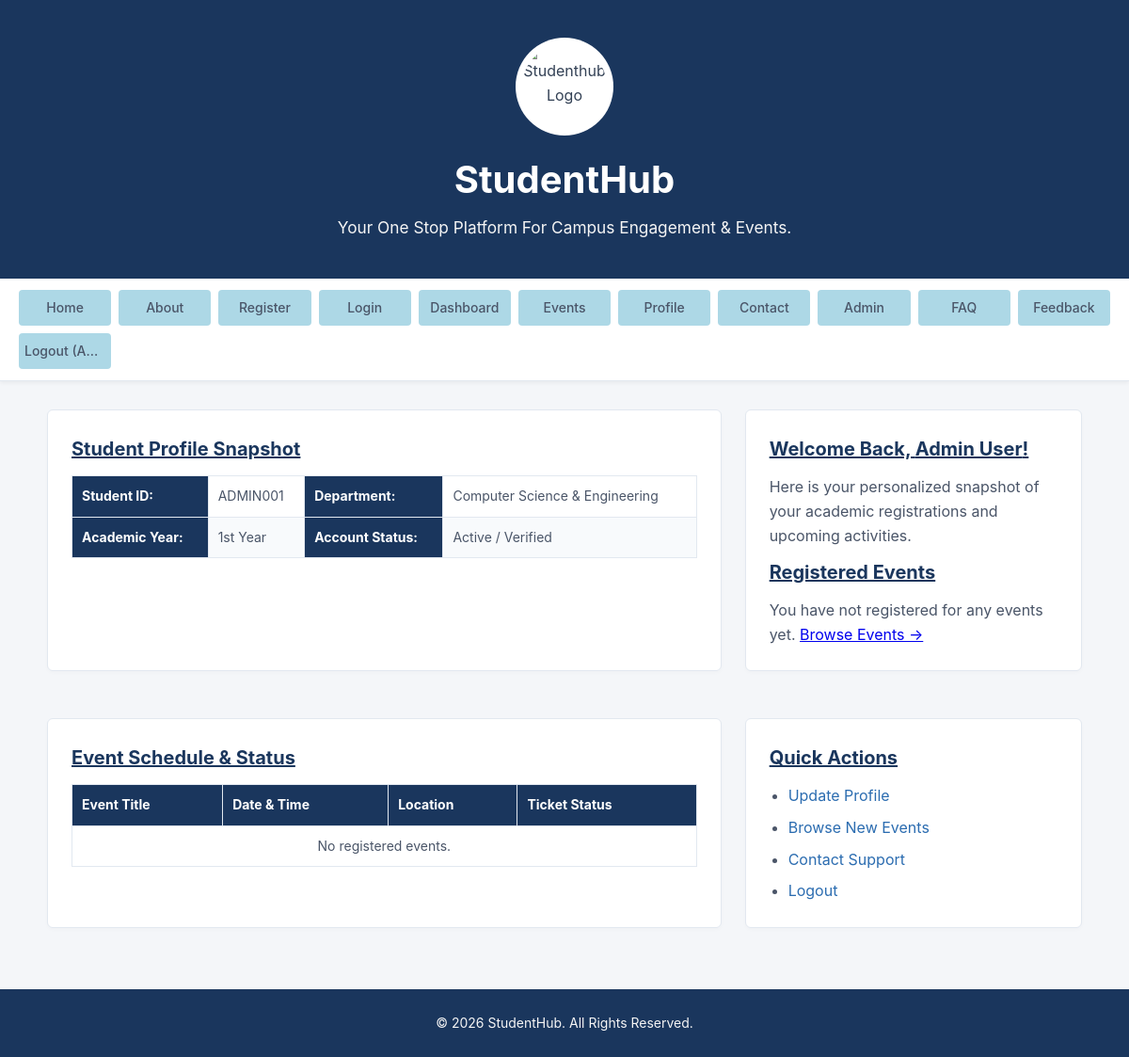
/pages/dashboard.php (signed in), run on the app's committed database.
### tables this page shows
CREATE TABLE IF NOT EXISTS users (
    id          INT UNSIGNED AUTO_INCREMENT PRIMARY KEY,
    fullname    VARCHAR(100) NOT NULL,
    email       VARCHAR(150) NOT NULL UNIQUE,
    mobile      VARCHAR(15) NOT NULL,
    gender      ENUM('Male','Female','Other') NOT NULL,
    password    VARCHAR(255) NOT NULL,
    studentid   VARCHAR(30) NOT NULL UNIQUE,
    department  ENUM('cs','it','ece','mech','business','arts') NOT NULL,
    year        ENUM('1','2','3','4','graduate') NOT NULL,
    interests   VARCHAR(255) DEFAULT '',
    role        ENUM('student','admin') NOT NULL DEFAULT 'student',
    created_at  DATETIME NOT NULL DEFAULT CURRENT_TIMESTAMP
);

### pages/dashboard.php (the view, shortened to what this page needs)
<?php
require_once __DIR__ . '/../php/db.php';
$uid  = $_SESSION['user_id'];
$stmt = $conn->prepare('SELECT * FROM users WHERE id=?');
$stmt->bind_param('i', $uid);
$stmt->execute();
$user = $stmt->get_result()->fetch_assoc();
$regs = $conn->prepare(
    'SELECT e.title,e.date,e.time,e.venue,r.status FROM registrations r
     JOIN events e ON r.event_id=e.id WHERE r.user_id=? ORDER BY e.date ASC'
);
$regs->bind_param('i', $uid);
$regs->execute();
$regEvents = $regs->get_result()->fetch_all(MYSQLI_ASSOC);
$dept = ['cs'=>'Computer Science & Engineering','it'=>'Information Technology','ece'=>'Electronics & Communication','mech'=>'Mechanical Engineering','business'=>'Business Administration','arts'=>'Arts & Humanities'];
$yr   = ['1'=>'1st Year','2'=>'2nd Year','3'=>'3rd Year','4'=>'4th Year','graduate'=>'Graduate / Post-Graduate'];
?>
<!DOCTYPE html>
<html lang="en">
<head>
    <link rel="stylesheet" href="/STUDENTHUB/css/style5.css">
</head>
<body>
    <header>
        <img src="/STUDENTHUB/images/logo.png" alt="Studenthub Logo" height="100">
        <h1>StudentHub</h1>
        <p>Your One Stop Platform For Campus Engagement &amp; Events.</p>
    </header>
    <nav>
        <div id="navLinks">
            <a href="/STUDENTHUB/pages/index.html" title="Home" target="_blank">Home</a>
            <a href="/STUDENTHUB/pages/about.html" title="About" target="_blank">About</a>
            <a href="/STUDENTHUB/pages/register.html" title="Register" target="_blank">Register</a>
            <a href="/STUDENTHUB/pages/login.html" title="Login" target="_blank">Login</a>
            <a href="/STUDENTHUB/pages/dashboard.php" title="Dashboard" target="_blank">Dashboard</a>
            <a href="/STUDENTHUB/pages/events.html" title="Events" target="_blank">Events</a>
            <a href="/STUDENTHUB/pages/profile.php" title="Profile" target="_blank">Profile</a>
            <a href="/STUDENTHUB/pages/contact.html" title="Contact" target="_blank">Contact</a>
            <?php if ($_SESSION['user_role'] === 'admin'): ?>
            <a href="/STUDENTHUB/pages/admin/" title="Admin" target="_blank">Admin</a>
            <?php endif; ?>
            <a href="/STUDENTHUB/pages/faq.html" title="FAQ" target="_blank">FAQ</a>
            <a href="/STUDENTHUB/pages/feedback.html" title="Feedback" target="_blank">Feedback</a>
            <a href="/STUDENTHUB/php/logout.php" title="Logout" target="_blank">Logout (<?= htmlspecialchars($_SESSION['user_name']) ?>)</a>
        </div>
    </nav>
    <main>
        <section>
            <h3 style="text-decoration: underline; color:#1a365d ;">Student Profile Snapshot</h3>
            <table border="1" cellpadding="8" cellspacing="0">
                <tr>
                    <th>Student ID:</th>
                    <td><?= htmlspecialchars($user['studentid']) ?></td>
                    <th>Department:</th>
                    <td><?= htmlspecialchars($dept[$user['department']] ?? $user['department']) ?></td>
                </tr>
                <tr>
                    <th>Academic Year:</th>
                    <td><?= htmlspecialchars($yr[$user['year']] ?? $user['year']) ?></td>
                    <th>Account Status:</th>
                    <td>Active / Verified</td>
                </tr>
            </table>
        </section>
        <section>
            <h2 style="text-decoration: underline; color:#1a365d ;">Welcome Back, <?= htmlspecialchars($user['fullname']) ?>!</h2>
            <p>Here is your personalized snapshot of your academic registrations and upcoming activities.</p>
            <h3 style="text-decoration: underline; color:#1a365d ;">Registered Events</h3>
            <?php if (empty($regEvents)): ?>
            <p>You have not registered for any events yet. <a href="/STUDENTHUB/pages/events.html">Browse Events &rarr;</a></p>
            <?php endif; ?>
        </section>
        <section>
            <h3 style="text-decoration: underline; color:#1a365d ;">Event Schedule &amp; Status</h3>
            <table border="1" cellpadding="8" cellspacing="0">
                <thead>
                    <tr>
                        <th>Event Title</th>
                        <th>Date &amp; Time</th>
                        <th>Location</th>
                        <th>Ticket Status</th>
                    </tr>
                </thead>
                <tbody>
                    <?php if (empty($regEvents)): ?>
                    <tr><td colspan="4" style="text-align:center;">No registered events.</td></tr>
                    <?php endif; ?>
                </tbody>
            </table>
        </section>
        <aside>
            <h3 style="text-decoration: underline; color:#1a365d ;">Quick Actions</h3>
            <ul>
                <li><a href="/STUDENTHUB/pages/profile.php">Update Profile</a></li>
                <li><a href="/STUDENTHUB/pages/events.html">Browse New Events</a></li>
                <li><a href="/STUDENTHUB/pages/contact.html">Contact Support</a></li>
                <li><a href="/STUDENTHUB/php/logout.php">Logout</a></li>
            </ul>
        </aside>
    </main>
    <footer>
        <p>&copy; 2026 StudentHub. All Rights Reserved.</p>
    </footer>
</body>
</html>

### css/style5.css (style rules this page uses)
header { display: flex; flex-direction: column; align-items: center; justify-content: center; text-align: center; padding: 40px 20px; background-color: #1a365d; }
header img { margin-bottom: 15px; width: 90px; height: 90px; object-fit: cover; border-radius: 50%; border: 3px solid rgba(255, 255, 255, 0.8); background: #ffffff; padding: 4px; }
header h1 { font-family: 'Poppins', -apple-system, sans-serif; font-size: 40px; font-weight: 700; color: #ffffff; margin: 0 0 5px 0; }
header p { font-family: 'Inter', -apple-system, sans-serif; font-size: 1.08rem; color: whitesmoke; margin: 0; }
nav { background-color: #ffffff; border-bottom: 1px solid #e2e8f0; box-shadow: 0 2px 4px rgba(0,0,0,0.05); position: sticky; top: 0; z-index: 1000; padding: 12px 20px; transition: background-color 0.3s; box-sizing: border-box; }
nav a { text-align: center; font-family: 'Inter', -apple-system, sans-serif; font-size: 14px; font-weight: 500; color: #4a5568; text-decoration: none; padding: 8px 6px; border-radius: 4px; background-color: lightblue; white-space: nowrap; overflow: hidden; text-overflow: ellipsis; transition: color 0.2s ease, background-color 0.2s ease; }
main { max-width: 1100px; margin: 30px auto; padding: 0 20px; display: grid; grid-template-columns: 2fr 1fr; gap: 25px; }
section, article, aside { background-color: #ffffff; padding: 25px; border-radius: 6px; border: 1px solid #e2e8f0; margin-bottom: 25px; box-shadow: 0 2px 4px rgba(0, 0, 0, 0.02); }
section h2, section h3, article h3, aside h3 { color: #1a365d; margin-top: 0; margin-bottom: 12px; font-size: 20px; }
section p, article p { color: #4a5568; margin: 0 0 10px 0; }
section p:last-child { margin-bottom: 0; }
aside ul, section ul { margin: 0; padding-left: 20px; color: #4a5568; }
aside li, section li { margin-bottom: 8px; color: #4a5568; }
aside li:last-child, section li:last-child { margin-bottom: 0; }
aside a { color: #2b6cb0; text-decoration: none; }
table { width: 100%; border-collapse: collapse; margin-top: 10px; margin-bottom: 10px; }
table, th, td { border: 1px solid #e2e8f0; }
th { background-color: #1a365d; color: #ffffff; text-align: left; padding: 10px; font-size: 14px; }
td { padding: 10px; color: #4a5568; font-size: 14px; }
tr:nth-child(even) { background-color: #f8fafc; }
footer { text-align: center; padding: 25px 20px; background-color: #1a365d; color: whitesmoke; font-size: 14px; margin-top: 40px; }
footer p { margin: 0; }
#navLinks { display: grid !important; grid-template-columns: repeat(auto-fit, minmax(90px, 1fr)); gap: 8px; width: 100%; }
#navLinks a { display: block; text-align: center; font-size: 14px; font-weight: 500; color: #4a5568; text-decoration: none; padding: 8px 6px; border-radius: 4px; background-color: lightblue; white-space: nowrap; overflow: hidden; text-overflow: ellipsis; transition: color 0.2s ease, background-color 0.2s ease; }

### data on the page
users: studentid "ADMIN001", department "Computer Science & Engineering", year "1st Year", fullname "Admin User"

### other printed values
$_SESSION['user_name'] "A…"
